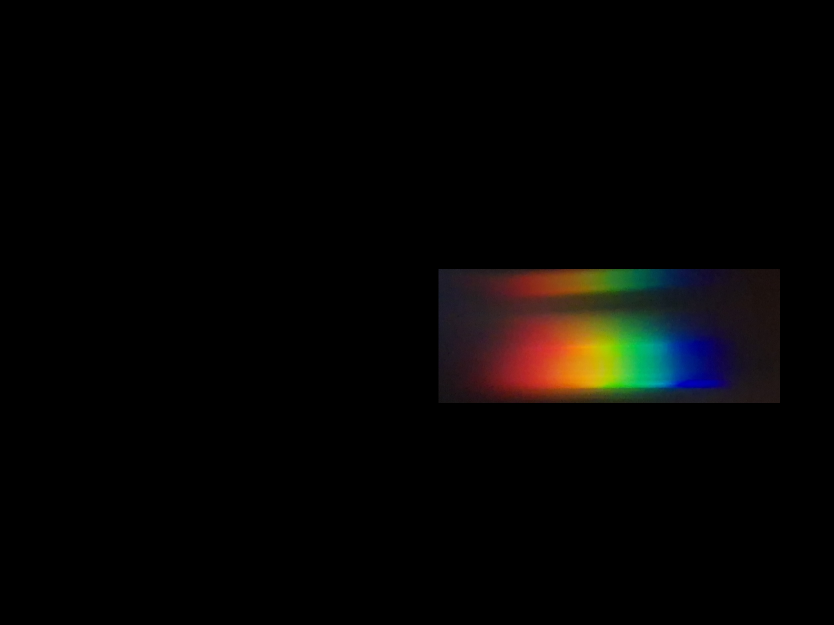
#> input picture TIPE/img/SOLs2-3.png, 1667 x 1250 px (shown at 1/2 size)
$ python claude.py
#> lines starting #> are read from the running program, lines starting #| are printed output that depends on the picture
"""
============================================================
ANALYSE SPECTROSCOPIQUE PAR RÉSEAU DE DIFFRACTION
============================================================
Objectif : Exploiter une photo prise au smartphone à travers
un papier de diffraction (CD/DVD ou réseau holographique) pour
extraire le spectre d'intensité et d'absorbance en fonction de
la longueur d'onde.

Pipeline :
  1. Chargement et visualisation de l'image
  2. Sélection de la bande spectrale (ROI)
  3. Extraction du profil d'intensité brut
  4. Calibration pixel → longueur d'onde (lasers de référence)
  5. Correction de fond (background) et normalisation
  6. Calcul de l'absorbance = -log10(I/I₀)
  7. Sauvegarde des résultats (CSV + figures)

Dépendances : numpy, scipy, matplotlib, opencv-python, Pillow
    pip install numpy scipy matplotlib opencv-python Pillow
============================================================
"""

import numpy as np
import matplotlib.pyplot as plt
import matplotlib.patches as patches
from matplotlib.widgets import RectangleSelector, Button
import cv2
from PIL import Image
from scipy.signal import savgol_filter, find_peaks
from scipy.optimize import curve_fit
import csv
import os
import sys

# ─────────────────────────────────────────────────────────
# 1. CHARGEMENT DE L'IMAGE
# ─────────────────────────────────────────────────────────

def charger_image(chemin_fichier):
    """
    Charge l'image depuis le disque et la convertit en tableaux numpy.
    Retourne l'image BGR (OpenCV) et RGB (matplotlib).
    """
#> called with chemin_fichier = 'img/SOLs2-3.png'
    if not os.path.exists(chemin_fichier):
        raise FileNotFoundError(f"Image introuvable : {chemin_fichier}")

    img_bgr = cv2.imread(chemin_fichier)          # OpenCV lit en BGR
#> img_bgr is the input picture: shape (1250, 1667, 3); mean B, G, R 3.8, 4.8, 5.7
    img_rgb = cv2.cvtColor(img_bgr, cv2.COLOR_BGR2RGB)  # type: ignore # Conversion RGB

    print(f"[✓] Image chargée : {chemin_fichier}")
    print(f"    Dimensions : {img_rgb.shape[1]} × {img_rgb.shape[0]} pixels")
#|     Dimensions : 1667 × 1250 pixels
    return img_bgr, img_rgb


# ─────────────────────────────────────────────────────────
# 2. SÉLECTION INTERACTIVE DE LA ROI (Region Of Interest)
# ─────────────────────────────────────────────────────────

class SelecteurROI:
    """
    Outil interactif pour délimiter à la souris la bande spectrale
    sur l'image (le spectre horizontal issu du réseau de diffraction).
    """
    def __init__(self, img_rgb):
        self.img = img_rgb
        self.roi = None          # (x1, y1, x2, y2) en pixels
        self.confirme = False

    def selectionner(self):
        fig, ax = plt.subplots(figsize=(12, 6))
        ax.imshow(self.img)
        ax.set_title("Tracez un rectangle autour de la bande spectrale\n"
                     "puis fermez la fenêtre.", fontsize=11)

        # [6 lines left out: function on_select, not called in this run]

        rs = RectangleSelector(ax, on_select, useblit=True,
                               button=[1], minspanx=5, minspany=5, # type: ignore
                               spancoords='pixels', interactive=True)
        plt.tight_layout()
        plt.show()
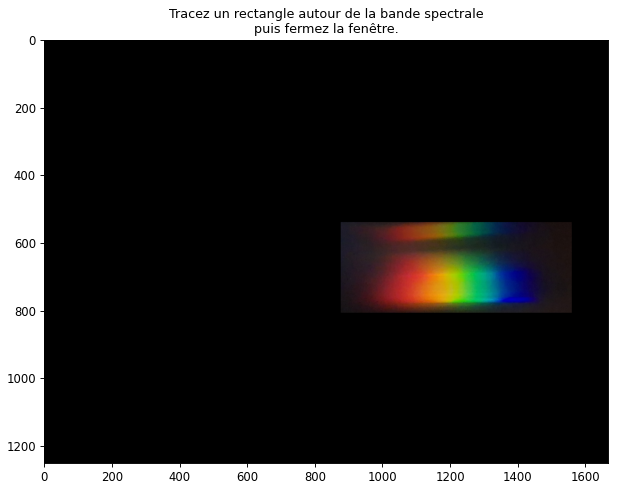
#> figure drawn by matplotlib, 1 panel
        return self.roi


# [55 lines left out: functions roi_manuelle, extraire_profil, not called in this run]


# ─────────────────────────────────────────────────────────
# 4. CALIBRATION PIXEL → LONGUEUR D'ONDE
# ─────────────────────────────────────────────────────────

"""
PRINCIPE DE CALIBRATION
═══════════════════════
On éclaire le réseau avec des lasers de longueur d'onde CONNUE,
on photographie et on note la position en pixels de chaque raie.

Lasers pratiques facilement accessibles (pointeurs laser) :
  • λ = 405 nm  (violet / UV proche)
  • λ = 450 nm  (bleu)
  • λ = 520 nm  (vert)
  • λ = 532 nm  (vert Nd:YAG fréquence doublée)
  • λ = 635 nm  (rouge)
  • λ = 650 nm  (rouge)
  • λ = 780 nm  (IR proche, invisible à l'œil)

On ajuste ensuite un polynôme :
    λ(px) = a·px² + b·px + c
ou une loi linéaire si l'ordre 1 suffit.
"""

# Points de calibration : (position_pixel, longueur_onde_nm)
# À REMPLIR avec vos mesures expérimentales !
POINTS_CALIBRATION = [
    # (pixel, λ en nm)
    # Exemple fictif — à remplacer par vos valeurs réelles :
    (150,  405),   # laser violet
    (310,  450),   # laser bleu
    (520,  520),   # laser vert
    (540,  532),   # laser vert Nd:YAG
    (820,  635),   # laser rouge
    (870,  650),   # laser rouge
]


# [60 lines left out: function calibrer, not called in this run]


def pixels_vers_lambda(pixels, poly):
    """Convertit un tableau de positions pixels en longueurs d'onde (nm)."""
    return poly(pixels)


# ─────────────────────────────────────────────────────────
# 5. CORRECTION DE FOND ET LISSAGE
# ─────────────────────────────────────────────────────────

# [198 lines left out: functions soustraire_fond, lisser, calculer_absorbance, detecter_pics, afficher_resultats, _colorier_spectre and 1 more, not called in this run]


# ─────────────────────────────────────────────────────────
# 10. PIPELINE PRINCIPAL
# ─────────────────────────────────────────────────────────

def pipeline_spectro(
    chemin_echantillon,
    chemin_reference=None,
    points_cal=None,
    roi=None,
    canal='luminance',
    fond_methode='min_rolling',
    lisser_fenetre=11,
    degre_poly_cal=2,
    afficher=True,
    exporter=True
):
    """
    Lance le pipeline complet d'analyse spectroscopique.

    Paramètres
    ----------
    chemin_echantillon : str  — image de l'échantillon
    chemin_reference   : str  — image de référence (blanc/lampe seule)
                                Si None, pas de calcul d'absorbance.
    points_cal         : list — [(pixel, λ_nm), ...]
                                Si None, utilise POINTS_CALIBRATION par défaut.
    roi                : tuple (x1,y1,x2,y2) ou None (sélection interactive)
    canal              : canal d'intensité ('luminance','R','G','B','V')
    fond_methode       : méthode de soustraction de fond
    lisser_fenetre     : taille de la fenêtre Savitzky-Golay (impair)
    degre_poly_cal     : degré du polynôme de calibration
    afficher           : afficher les figures
    exporter           : sauvegarder les CSV
    """
    print("\n" + "═"*55)
    print("  PIPELINE SPECTROSCOPIQUE — RÉSEAU DE DIFFRACTION")
    print("═"*55)

    # ── Étape 1 : Chargement ──────────────────────────────
    _, img_rgb = charger_image(chemin_echantillon)

    # ── Étape 2 : ROI ─────────────────────────────────────
    if roi is None:
        print("[→] Sélection interactive de la ROI...")
        sel = SelecteurROI(img_rgb)
        roi = sel.selectionner()
        if roi is None:
            print("[!] Aucune ROI sélectionnée. Arrêt.")
            return

    # ── Étape 3 : Extraction du profil ───────────────────
    pixels, intensite_brute = extraire_profil(img_rgb, roi, canal)

    # ── Étape 4 : Calibration ────────────────────────────
    cal = points_cal if points_cal else POINTS_CALIBRATION
    _, poly = calibrer(cal, degre=degre_poly_cal, afficher=afficher)
    lambdas = pixels_vers_lambda(pixels, poly)

    # Garder seulement la plage visible (380–780 nm)
    masque = (lambdas >= 350) & (lambdas <= 800)
    lambdas = lambdas[masque]
    intensite_brute = intensite_brute[masque]

    # ── Étape 5 : Correction de fond et lissage ──────────
    intensite_corr, fond = soustraire_fond(lambdas, intensite_brute,
                                           methode=fond_methode)
    print("DEBUG", intensite_corr, lisser_fenetre)
    intensite_lissee = lisser(intensite_corr, fenetre=lisser_fenetre)

    # ── Étape 6 : Absorbance (si référence fournie) ──────
    absorbance = None
    if chemin_reference:
        print(f"\n[→] Traitement de la référence : {chemin_reference}")
        _, img_ref = charger_image(chemin_reference)
        _, intensite_ref_brute = extraire_profil(img_ref, roi, canal)
        intensite_ref_brute = intensite_ref_brute[masque]
        intensite_ref, _ = soustraire_fond(lambdas, intensite_ref_brute,
                                            methode=fond_methode)
        intensite_ref = lisser(intensite_ref, fenetre=lisser_fenetre)
        absorbance, _ = calculer_absorbance(intensite_lissee, intensite_ref)

    # ── Étape 7 : Détection des pics ─────────────────────
    pics_idx, _ = detecter_pics(lambdas, intensite_lissee)

    # ── Étape 8 : Affichage ───────────────────────────────
    if afficher:
        afficher_resultats(lambdas, intensite_brute, intensite_lissee,
                           absorbance=absorbance, pics_idx=pics_idx)

    # ── Étape 9 : Export ─────────────────────────────────
    if exporter:
        exporter_csv(lambdas, intensite_lissee, absorbance)

    print("\n[✓] Analyse terminée.")
    return lambdas, intensite_lissee, absorbance


# ─────────────────────────────────────────────────────────
# EXEMPLE D'UTILISATION
# ─────────────────────────────────────────────────────────
if __name__ == "__main__":

    # ╔═══════════════════════════════════════════════════════╗
    # ║  PARAMÈTRES À ADAPTER À VOTRE CONFIGURATION          ║
    # ╚═══════════════════════════════════════════════════════╝

    # Chemin vers votre image capturée par smartphone
    IMAGE_ECHANTILLON = "img/SOLs2-3.png"
    IMAGE_REFERENCE   = "img/BLANCs2-3.png"   # None si pas de référence

    # Points de calibration mesurés sur vos images avec les lasers :
    # Photographiez chaque laser, notez le pixel du centre de la raie.
    MES_POINTS_CALIBRATION = [
        (1130,  650),   # ← remplacez ces valeurs par les vôtres
        (1336,  520),
        (1536,  405)
    ]

    # ROI : si None → sélection interactive à la souris
    # Sinon définissez (x_gauche, y_haut, x_droite, y_bas) en pixels
    MA_ROI = None   # ex: (200, 100, 1800, 200)

    # Lancement du pipeline
#> (the run stopped early here; a loop or call above may not have finished)
